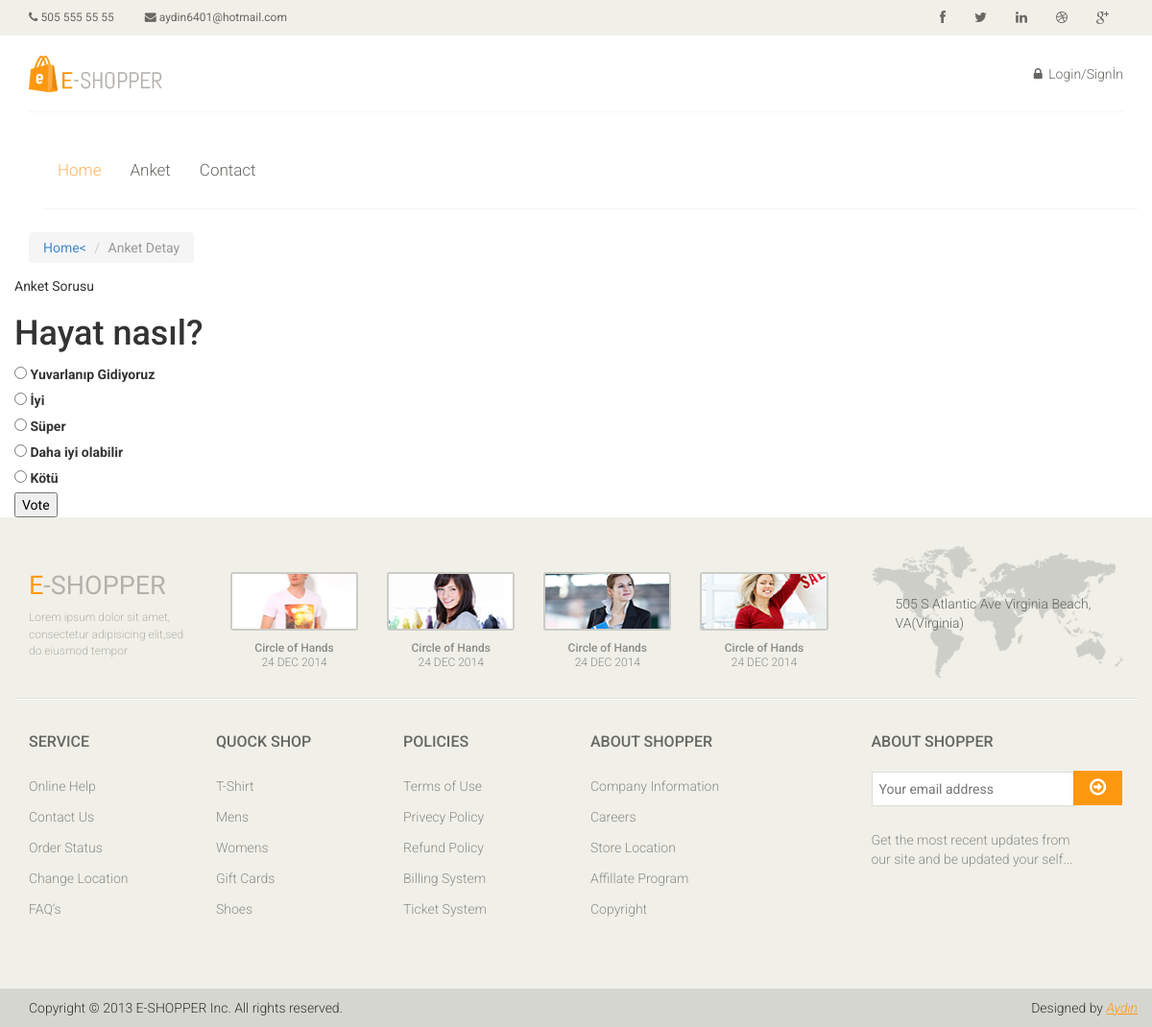
The page /polls/1/ on the database its author committed.
### polls/models.py (models this page shows, shortened)
class Question(models.Model):
    question_text = models.CharField(max_length=200)
    pub_date = models.DateTimeField('date published')
    def was_published_recently(self):
        now = timezone.now()
        return now - datetime.timedelta(days=1) <= self.pub_date <= now
    was_published_recently.admin_order_field = 'pub_date'
    was_published_recently.boolean = True
    was_published_recently.short_description = 'Published recently?'

class Choice(models.Model):
    question = models.ForeignKey(Question, on_delete=models.CASCADE)
    choice_text = models.CharField(max_length=200)
    votes = models.IntegerField(default=0)

### polls/views.py (the view)
# urls.py: path('<int:question_id>/', views.detail, name='detail'),
def detail(request, question_id):
        question = get_object_or_404(Question, pk=question_id)
        return render(request, 'polls/detail.html', {'question': question})

### polls/templates/polls/detail.html (shortened to what this page needs)
{% extends "homebase.html" %}
{% block body %}
    <div id="breadcrumb">
		<div class="container">
			<u1 class="breadcrumb">
                <li><a href="/">Home<</a></li>
                <li class="active">Anket Detay</li>
                </u1>
        </div>
    </div>
    <div class="section">
        <div class="container">
            <div class="row">
<br>
Anket Sorusu<br>
<h1>{{ question.question_text }}</h1>
<form action="{% url 'polls:vote' question.id %}" method="post">
{% for choice in question.choice_set.all %}
    <input type="radio" name="choice" id="choice{{ forloop.counter }}" value="{{ choice.id }}">
    <label for="choice{{ forloop.counter }}">{{ choice.choice_text }}</label><br>
{% endfor %}
<input type="submit" value="Vote">
</form>
        </div>
        </div>
    </div>
{% endblock %}

### home/static/css/main.css (style rules this page uses)
body { font-family: 'Roboto', sans-serif; background:; position: relative; font-weight:400px; }
a { -webkit-transition: 300ms; -moz-transition: 300ms; -o-transition: 300ms; transition: 300ms; }
h1, h2, h3, h4, h5, h6 { font-family: 'Roboto', sans-serif; }

### rows shown on the page
Question: question_text "Hayat nasıl?"
Choice: choice_text "Yuvarlanıp Gidiyoruz"
Choice: choice_text "İyi"
Choice: choice_text "Süper"
Choice: choice_text "Daha iyi olabilir"
Choice: choice_text "Kötü"
